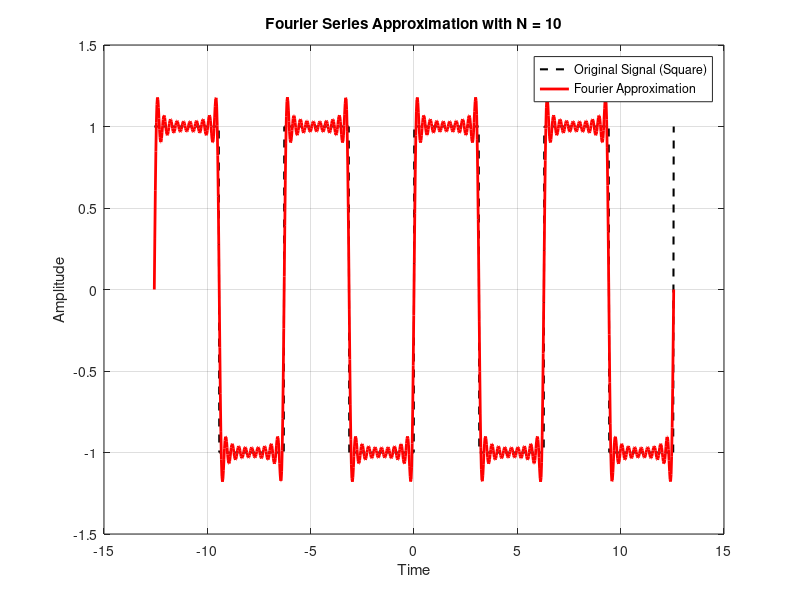

This figure's MATLAB source:
% Practical 11 – Fourier Series Approximation of a Periodic Signal

clc;
clear;

% Fundamental period
T = 2 * pi;
w0 = 2 * pi / T;

% Time vector
t = linspace(-2*T, 2*T, 1000);

% Original square wave signal (odd periodic function)
x = square(t);

% Number of harmonics
N = 10;

% Fourier series approximation
x_fs = zeros(size(t));

for n = 1:2:(2*N-1)  % only odd harmonics for square wave
    x_fs = x_fs + (4/pi) * (1/n) * sin(n*w0*t);
end

% Plot original signal and its Fourier approximation
figure;
plot(t, x, 'k--', 'LineWidth', 1.5); hold on;
plot(t, x_fs, 'r', 'LineWidth', 2);
legend('Original Signal (Square)', 'Fourier Approximation');
xlabel('Time');
ylabel('Amplitude');
title(['Fourier Series Approximation with N = ', num2str(N)]);
grid on;
